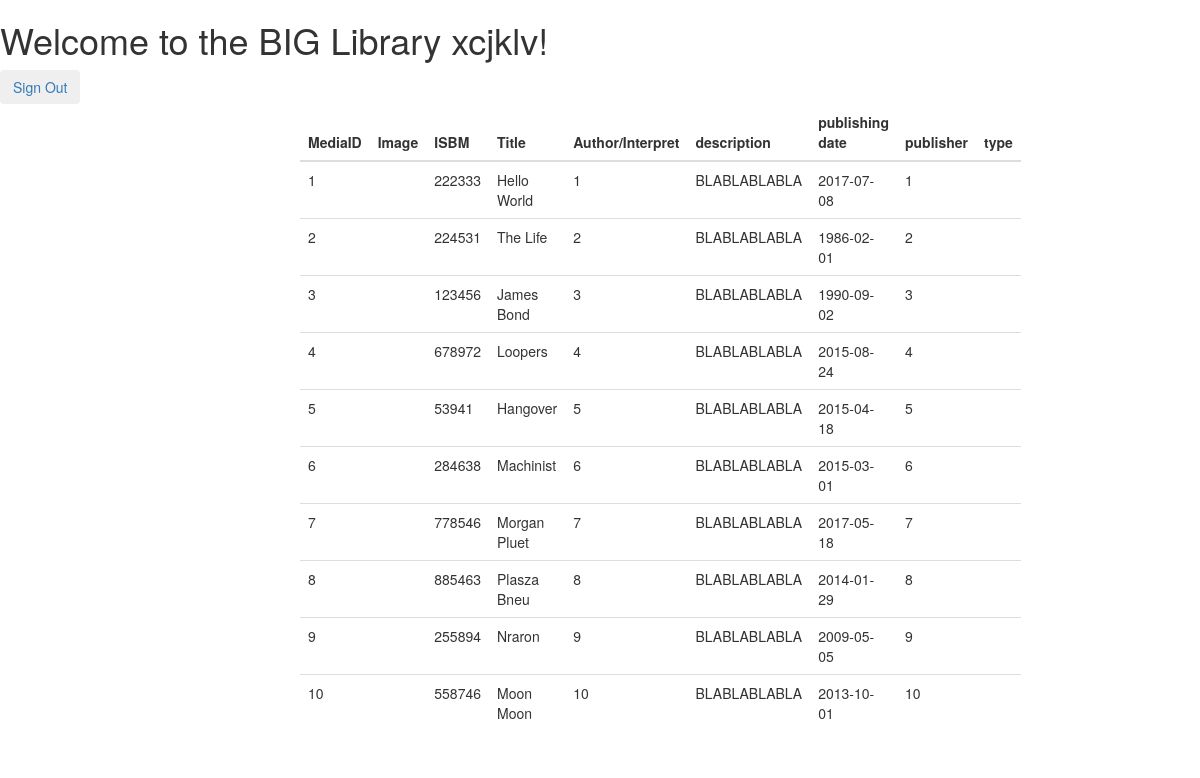
Screenshot of /home.php (signed in) with the database file from the repository.
### tables this page shows
CREATE TABLE `users` (
  `user_id` int(11) NOT NULL,
  `user_name` varchar(55) NOT NULL,
  `user_email` varchar(55) NOT NULL,
  `user_pw` varchar(55) NOT NULL
);

CREATE TABLE `media` (
  `media_id` int(11) NOT NULL,
  `title` varchar(55) DEFAULT NULL,
  `ISBN_code` int(11) DEFAULT NULL,
  `fk_author_id` int(11) DEFAULT NULL,
  `short_description` varchar(55) DEFAULT NULL,
  `publish_date` date DEFAULT NULL,
  `fk_genre_id` int(55) DEFAULT NULL,
  `fk_publisher_id` int(55) DEFAULT NULL,
  `fk_image_id` int(11) DEFAULT NULL,
  `fk_type` int(11) DEFAULT NULL
);

### home.php (the view, shortened to what this page needs)
<?php
 require_once 'dbconnect.php';
	$res=mysqli_query($conn, "SELECT * FROM users WHERE user_id=".$_SESSION['user']);
	$userRow=mysqli_fetch_array($res, MYSQLI_ASSOC);
	$sql = "SELECT * FROM media";
	$result = mysqli_query($conn, $sql);
?>
<!DOCTYPE html>
<html>
<head>
<link href="//netdna.bootstrapcdn.com/font-awesome/3.1.1/css/font-awesome.css" rel="stylesheet">
<link rel="stylesheet" href="https://maxcdn.bootstrapcdn.com/bootstrap/3.3.7/css/bootstrap.min.css">
</head>
<body>
	<header>
		<h1 >Welcome to the BIG Library <?php echo $userRow['user_name']; ?>!</h1>
				<button class="btn">
					<a href="logout.php?logout">Sign Out</a>
				</button>
	</header>
        <div class="row container center">
			<div class="col col-sm-12 col-md-6 col-lg-3 col-md-offset-3" >
		<table class="table">
			<thead>
				<tr>
					<th scope="col">MediaID</th>
					<th scope="col">Image</th>
					<th scope="col">ISBM</th>
					<th scope="col">Title</th>
					<th scope="col">Author/Interpret</th>
					<th scope="col">description</th>
					<th scope="col" id="thA">publishing date</th>
					<th scope="col">publisher</th>
					<th scope="col">type</th>
				</tr>
			</thead>
			<tbody>
				<?php
					while ($row = mysqli_fetch_assoc($result)) {
						echo
							"
							<tr>
			 					<td scope='row'>".$row["media_id"]."</td>
			 					<td> <img src='".$row["fk_image_i"]."'></td>
								<td>".$row["ISBN_code"]."</td>
								<td>".$row["title"]."</td>
								<td>".$row["fk_author_id"]."</td>
								<td>".$row["short_description"]."</td>
								<td>".$row["publish_date"]."</td>
								<td>".$row["fk_publisher_id"]."</td>
								<td>".$row["fk_type_id"]."</td>
							</tr>
							";
					};
				?>
			</tbody>
		</table>
	</div>
</div>
</body>
</html>

### rows the page displays
users: user_name "xcjklv"
media: media_id "1", ISBN_code "222333", title "Hello World", fk_author "1", short_description "BLABLABLABLA", publish_date "2017-07-08", fk_publisher "1"
media: media_id "2", ISBN_code "224531", title "The Life", fk_author "2", short_description "BLABLABLABLA", publish_date "1986-02-01", fk_publisher "2"
media: media_id "3", ISBN_code "123456", title "James Bond", fk_author "3", short_description "BLABLABLABLA", publish_date "1990-09-02", fk_publisher "3"
media: media_id "4", ISBN_code "678972", title "Loopers", fk_author "4", short_description "BLABLABLABLA", publish_date "2015-08-24", fk_publisher "4"
media: media_id "5", ISBN_code "53941", title "Hangover", fk_author "5", short_description "BLABLABLABLA", publish_date "2015-04-18", fk_publisher "5"
media: media_id "6", ISBN_code "284638", title "Machinist", fk_author "6", short_description "BLABLABLABLA", publish_date "2015-03-01", fk_publisher "6"
media: media_id "7", ISBN_code "778546", title "Morgan Pluet", fk_author "7", short_description "BLABLABLABLA", publish_date "2017-05-18", fk_publisher "7"
media: media_id "8", ISBN_code "885463", title "Plasza Bneu", fk_author "8", short_description "BLABLABLABLA", publish_date "2014-01-29", fk_publisher "8"
media: media_id "9", ISBN_code "255894", title "Nraron", fk_author "9", short_description "BLABLABLABLA", publish_date "2009-05-05", fk_publisher "9"
media: media_id "10", ISBN_code "558746", title "Moon Moon", fk_author "10", short_description "BLABLABLABLA", publish_date "2013-10-01", fk_publisher "10"
